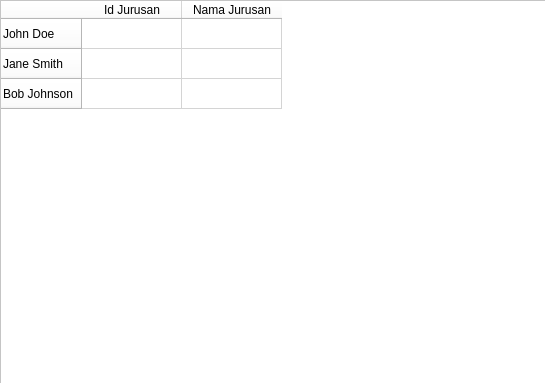
<?xml version="1.0" encoding="UTF-8"?>
<ui version="4.0">
 <class>Form</class>
 <widget class="QWidget" name="Form">
  <property name="geometry">
   <rect>
    <x>0</x>
    <y>0</y>
    <width>545</width>
    <height>383</height>
   </rect>
  </property>
  <property name="windowTitle">
   <string>Form</string>
  </property>
  <widget class="QFrame" name="frame_3">
   <property name="geometry">
    <rect>
     <x>0</x>
     <y>0</y>
     <width>721</width>
     <height>591</height>
    </rect>
   </property>
   <property name="styleSheet">
    <string notr="true">background-color: white;</string>
   </property>
   <property name="frameShape">
    <enum>QFrame::StyledPanel</enum>
   </property>
   <property name="frameShadow">
    <enum>QFrame::Raised</enum>
   </property>
   <widget class="QTableWidget" name="tablejurusan">
    <property name="geometry">
     <rect>
      <x>0</x>
      <y>0</y>
      <width>781</width>
      <height>601</height>
     </rect>
    </property>
    <row>
     <property name="text">
      <string>John Doe</string>
     </property>
    </row>
    <row>
     <property name="text">
      <string>Jane Smith</string>
     </property>
    </row>
    <row>
     <property name="text">
      <string>Bob Johnson</string>
     </property>
    </row>
    <column>
     <property name="text">
      <string>Id Jurusan</string>
     </property>
    </column>
    <column>
     <property name="text">
      <string>Nama Jurusan</string>
     </property>
    </column>
   </widget>
  </widget>
 </widget>
 <resources/>
 <connections/>
</ui>
